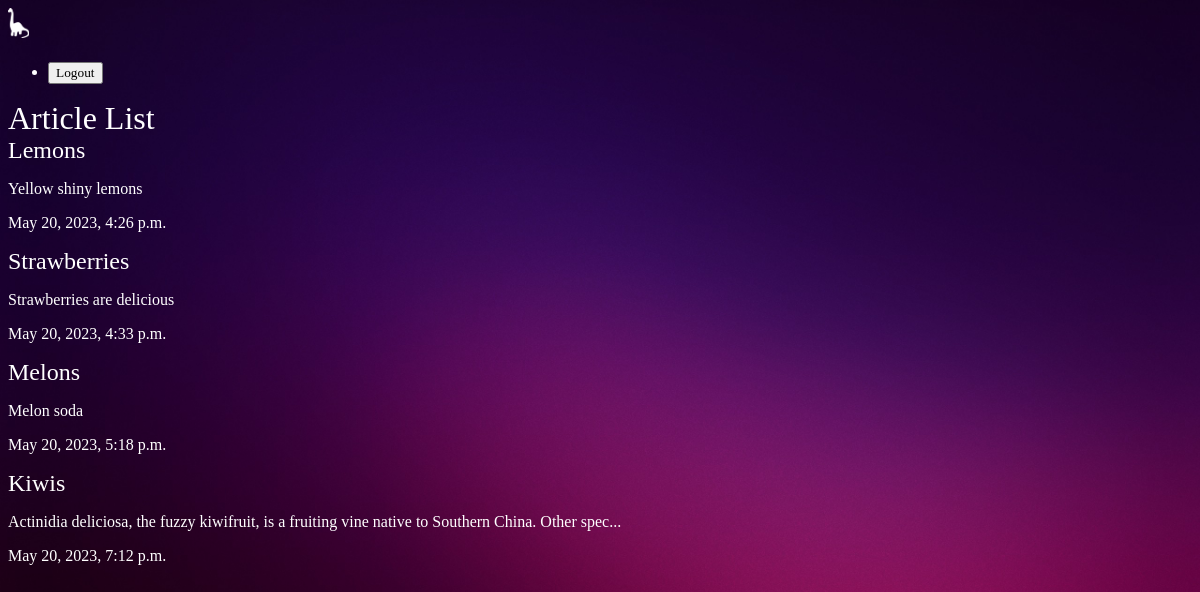
The app's page /articles/, older data.
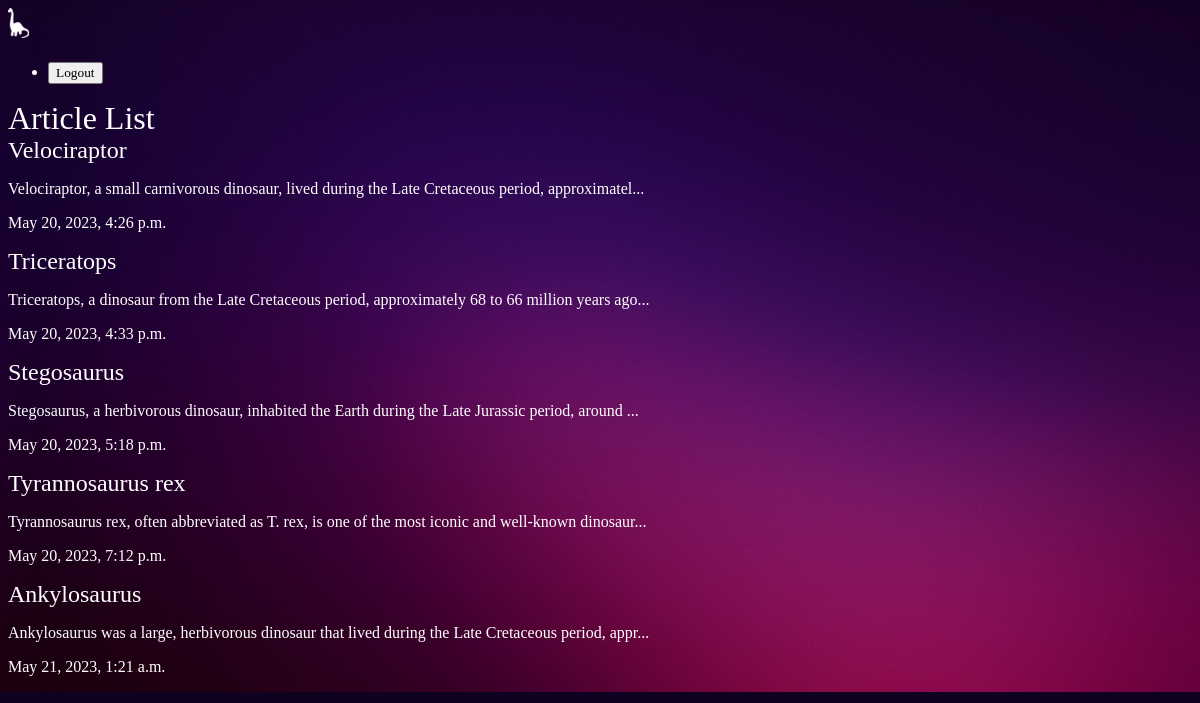
The same page, newer data.
### articles/models.py (models this page shows, shortened)
class Article(models.Model):
    title = models.CharField(max_length=100)
    slug = models.SlugField()
    body = models.TextField()
    date = models.DateTimeField(auto_now_add=True)
    thumb = models.ImageField(default='default.png', blank=True)
    def snippet(self):
        SNIPPET_LEN = 100
        snippet = self.body[:SNIPPET_LEN]
        if len(self.body) > SNIPPET_LEN:
            snippet = snippet[:SNIPPET_LEN-3] + '...'
        return snippet

### articles/views.py (the view)
# urls.py: path('', views.article_list, name='list'),
def article_list(request):
    articles = Article.objects.all().order_by('date')
    return render(request, 'articles/article_list.html', {'articles': articles})

### articles/templates/articles/article_list.html
{% extends 'base_layout.html' %}
{% block content %}
    <h1>Article List</h1>
    <div class="articles">
        {% for article in articles %}
            <div class="article">
                <h2><a href="{% url 'articles:details' slug=article.slug %}">{{ article.title }}</a></h2>
                <p>{{ article.snippet }}</p>
                <p>{{ article.date }}</p>
            </div>
        {% endfor %}
    </div>
{% endblock %}

### templates/base_layout.html (shortened to what this page needs)
{% load static from static %}
<!DOCTYPE html>
<html lang="en">
<head>
    <link rel="stylesheet" href="{% static 'styles.css' %}">
</head>
<body>
    <header>
        <h1><a href="{% url 'articles:list' %}"><img src="{% static 'dino.png' %}" height="30px" ></a></h1>
        <nav>
            <ul>
                <li>
                    <form class="logout-link" action="{% url 'accounts:logout' %}" method="post">
                        <button type="submit">Logout</button>
                    </form>
                </li>
            </ul>
        </nav>
    </header>
    <div class="wrapper">
        {% block content %}
        {% endblock %}
    </div>
</body>
</html>

### assets/styles.css (style rules this page uses)
body { background: rgb(15, 2, 32); background-image: url(purple.jpg); background-repeat: no-repeat; background-size: cover; color: #fff; }
body * { font-family: Ubuntu; }
h1, h2, h3, h4, h5 { font-weight: normal; margin: 0; }
a, a:hover, a:visited { color:#fff; text-decoration: none; }

Row changes from the older to the newer data that the page shows:
changed Article: title "Lemons" → "Velociraptor"; snippet "Yellow shiny lemons" → "Velociraptor, a small carnivorous dinosaur, lived during the Late Cretaceous period, approximatel..."
changed Article: title "Strawberries" → "Triceratops"; snippet "Strawberries are delicious" → "Triceratops, a dinosaur from the Late Cretaceous period, approximately 68 to 66 million years ago..."
changed Article: title "Melons" → "Stegosaurus"; snippet "Melon soda" → "Stegosaurus, a herbivorous dinosaur, inhabited the Earth during the Late Jurassic period, around ..."
changed Article: title "Kiwis" → "Tyrannosaurus rex"; snippet "Actinidia deliciosa, the fuzzy kiwifruit, is a fruiting vine native to Southern China. Other spec..." → "Tyrannosaurus rex, often abbreviated as T. rex, is one of the most iconic and well-known dinosaur..."
added Article: title "Ankylosaurus", snippet "Ankylosaurus was a large, herbivorous dinosaur that lived during the Late Cretaceous period, appr...", date "May 21, 2023, 1:21 a.m."
